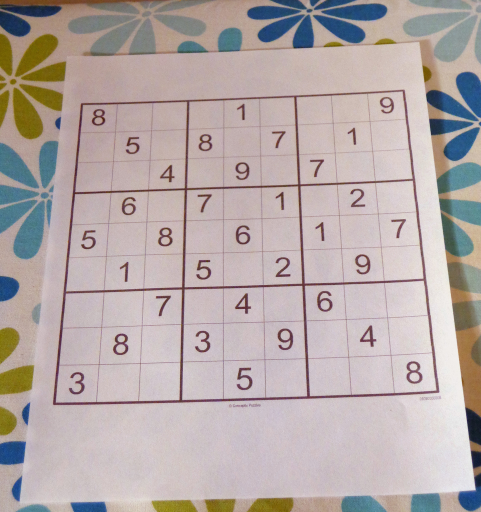
#> input picture DATA/sudoku.jpg, 962 x 1024 px (shown at 1/2 size)
$ python morphological_operators.py   (older library calls are emulated)
#> lines starting #> are read from the running program, lines starting #| are printed output that depends on the picture; after the words box and inside, x2 and y2 are one past the last pixel; in counts of white or black regions, pixels touching at a corner belong together
### 3_ImageProcessing/utils.py
from matplotlib import pyplot as plt


def plot_image(image, name, cmap_option=""):
    plt.figure(figsize=(8, 6), dpi=100, num=name)
    if cmap_option == "":
        plt.imshow(image)
    else:
        plt.imshow(image, cmap=cmap_option)


def plot_hist(hist, name):
    plt.figure(figsize=(8, 6), dpi=100, num=name)
    plt.plot(hist)

### 3_ImageProcessing/morphological_operators.py
import cv2
import numpy as np
from matplotlib import cm, pyplot as plt
from utils import plot_image


def load_img():
    blank_img = np.zeros((600, 600))
    font = cv2.FONT_HERSHEY_SIMPLEX
    cv2.putText(blank_img, text='ABCDE', org=(50, 300), fontFace=font,
                fontScale=5, color=(255, 255, 255), thickness=25, lineType=cv2.LINE_AA)
    return blank_img


img = load_img()
plot_image(img, "Letters", cmap_option="gray")

# EROSION

kernel = np.ones((5, 5), dtype=np.uint8)
erosion = cv2.erode(img, kernel, iterations=2)
plot_image(erosion, "Letters with Erosion", cmap_option="gray")


# DILATION

# Add noise to use dilatation to remove it
white_noise = np.random.randint(
    low=0, high=2, size=(img.shape[0], img.shape[1]))
white_noise = white_noise*255  # make the image from 0-1 to 0-255
plot_image(white_noise, "White Noise", cmap_option="gray")

noise_img = white_noise+img
plot_image(noise_img, "Letters with Noise", cmap_option="gray")

# use opening to remove the noise
no_noise_img = cv2.morphologyEx(noise_img, cv2.MORPH_OPEN, kernel)
plot_image(no_noise_img, "Letters with Noise removed", cmap_option="gray")

black_noise = np.random.randint(
    low=0, high=2, size=(img.shape[0], img.shape[1]))
black_noise = black_noise * (-255)
plot_image(black_noise, "Black Noise", cmap_option="gray")

black_noise_img = img + black_noise
plot_image(black_noise_img, "Letters with Black Noise", cmap_option="gray")

# pass -255 to 0
black_noise_img[black_noise_img == -255] = 0
plot_image(black_noise_img, "Letters with Black Noise2", cmap_option="gray")

# Now we removed the noise in the background and need to now remove the noise in the background:
closing = cv2.morphologyEx(black_noise_img, cv2.MORPH_CLOSE, kernel)
plot_image(no_noise_img, "Letters with Foreground Noise removed",
           cmap_option="gray")


# EDGE DETECTION : GRADIENT
gradient_letters = cv2.morphologyEx(img, cv2.MORPH_GRADIENT, kernel)
plot_image(gradient_letters, "Letters Edge detection from Gradient",
           cmap_option="gray")

# Sobel
img2 = cv2.imread("../DATA/sudoku.jpg", 0)
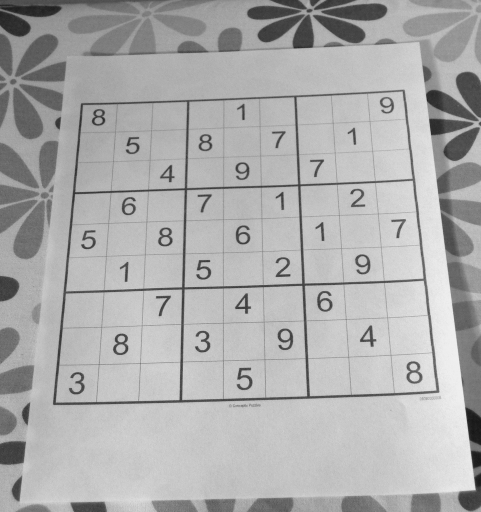
#> img2: shape (1024, 962) (shown at 1/2 size); min 20, max 245, mean 172.8
plot_image(img2, "Sudoku", cmap_option="gray")

# CV_64F to use a 64 float precision
# removes more horizontal lines
sobelx = cv2.Sobel(img2, cv2.CV_64F, 1, 0, ksize=5)
plot_image(sobelx, "Sudoku Sobel X", cmap_option="gray")

sobely = cv2.Sobel(img2, cv2.CV_64F, 0, 1, ksize=5)
# removes more vertical lines
plot_image(sobely, "Sudoku Sobel Y", cmap_option="gray")

# Laplacian
laplacian = cv2.Laplacian(img2, cv2.CV_64F)
plot_image(laplacian, "Sudoku Laplacian", cmap_option="gray")


# Blend the outputs
blended = cv2.addWeighted(src1=sobelx, alpha=0.5,
                          src2=sobely, beta=0.5, gamma=0)
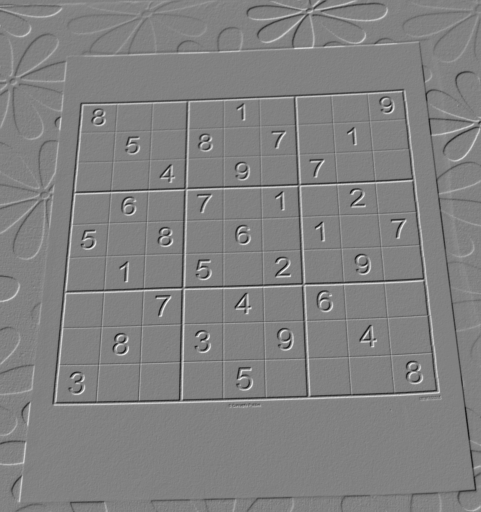
#> blended: shape (1024, 962) float64 (shown at 1/2 size); min -4407, max 4264, mean 2.2; drawn with min black and max white
plot_image(blended, "Sudoku Blended Sobel with Laplacian", cmap_option="gray")

# Apply a threshold
ret, threshold_img = cv2.threshold(blended, 100, 255, cv2.THRESH_BINARY)
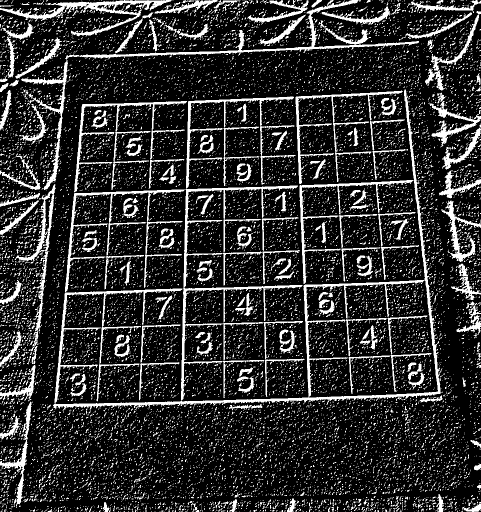
#> threshold_img: shape (1024, 962) float64 (shown at 1/2 size); 18.6% white; 14130 white regions (13685 under 20 px), largest, box (x1, y1, x2, y2) and area: (106, 178, 886, 827) 15601, (130, 371, 606, 801) 12074, (159, 0, 838, 119) 5663
plot_image(threshold_img, "Sudoku Threshold", cmap_option="gray")

kernel = np.ones((4, 4), np.uint8)
gradient2 = cv2.morphologyEx(blended, cv2.MORPH_GRADIENT, kernel)
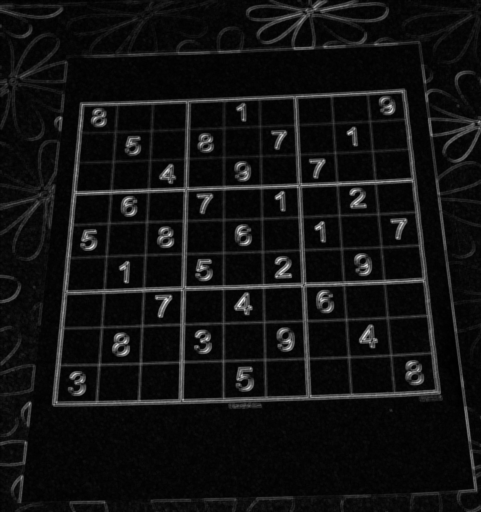
#> gradient2: shape (1024, 962) float64 (shown at 1/2 size); min 21, max 8288, mean 602.1; drawn with min black and max white
plot_image(gradient2, "Sudoku Blended Sobel with Laplacian Gradient",
           cmap_option="gray")

plt.show()
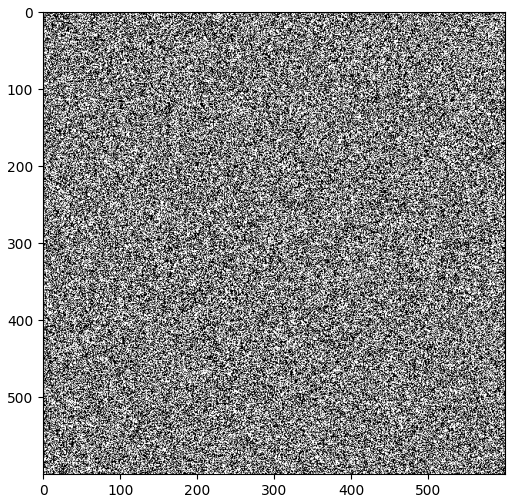
#> figure drawn by matplotlib, 1 panel
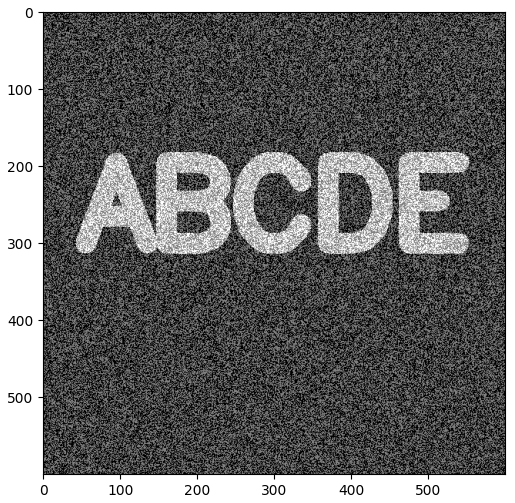
#> figure drawn by matplotlib, 1 panel
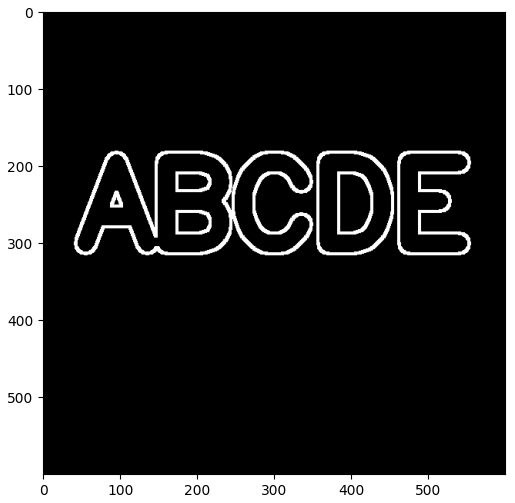
#> figure drawn by matplotlib, 1 panel
